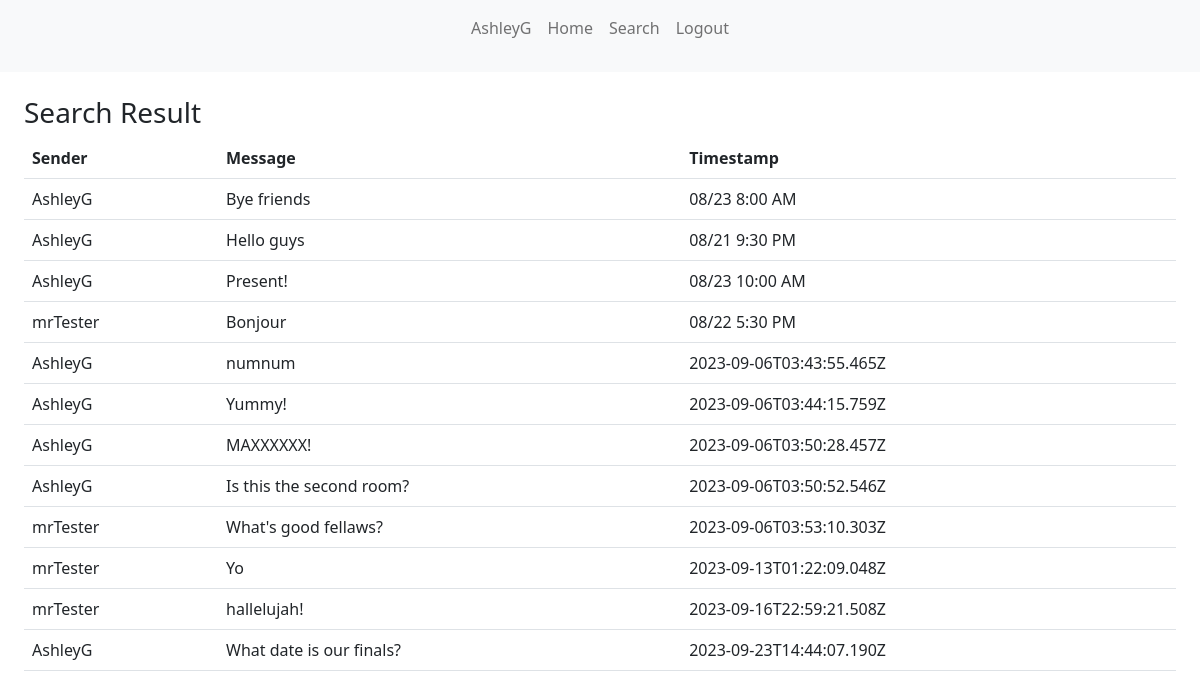
The app's page /frontend/searchResult.php (signed in) with its own data.
### tables this page shows
CREATE TABLE `messages` (
  `id` bigint NOT NULL AUTO_INCREMENT,
  `rName` varchar(20) NOT NULL,
  `sender` varchar(25) NOT NULL,
  `dt` varchar(30) NOT NULL,
  `content` varchar(255) NOT NULL,
  PRIMARY KEY (`id`),
  KEY `sender` (`sender`),
  CONSTRAINT `messages_ibfk_1` FOREIGN KEY (`sender`) REFERENCES `users` (`username`)
);

### frontend/searchResult.php (the view, shortened to what this page needs)
<?php
if (isset($_SESSION['username'])) { ?>
<!DOCTYPE html>
<html lang="en">
<head>
    <link href="https://cdn.jsdelivr.net/npm/bootstrap@5.2.3/dist/css/bootstrap.min.css" rel="stylesheet">
</head>
<body>
    <nav class="navbar navbar-expand-lg navbar-light bg-light">
        <div class="container justify-content-center">
            <ul class="navbar-nav">
                <li class="nav-item">
                    <?php $username = $_SESSION['username']; echo "<p class=\"nav-link\">$username</p>"; ?>
                </li>
                <li class="nav-item">
                    <a class="nav-link" href="home.php">Home</a>
                </li>
                <li class="nav-item">
                    <a class="nav-link" href="search.php">Search</a>
                </li>
                <li class="nav-item">
                    <a class="nav-link" href="logout.php">Logout</a>
                </li>
            </ul>
        </div>
    </nav>
    <div class="container-fluid p-4">
        <h3>Search Result</h3>
        <?php
        include '../backend/db_connection.php';
        $st = $_POST['searchTerm'];
        $sql = "select * from messages where content LIKE'%$st%';";
        $res = $conn->query($sql);
        $nRows = mysqli_num_rows($res);
        if ($nRows < 1) {
            echo '<p>No result was found.</p>';
        } else {
            $n = 0;
            echo "<table class='table'>
            <tr><th>Sender</th><th>Message</th><th>Timestamp</th></tr>";
            while ($n < $nRows) {
                $row = mysqli_fetch_assoc($res);
                $sender = $row['sender'];
                $message = $row['content'];
                $dt = $row['dt'];
                echo "<tr><td>$sender</td><td>$message</td><td>$dt</td></tr>";
                $n = $n + 1;
            }
            echo "</table>";
        }
        ?>
    </div>
</body>
</html>
<?php } else {
    header("location: index.php");
}
?>

### records on screen
messages: sender "AshleyG", content "Bye friends", dt "08/23 8:00 AM"
messages: sender "AshleyG", content "Hello guys", dt "08/21 9:30 PM"
messages: sender "AshleyG", content "Present!", dt "08/23 10:00 AM"
messages: sender "mrTester", content "Bonjour", dt "08/22 5:30 PM"
messages: sender "AshleyG", content "numnum", dt "2023-09-06T03:43:55.465Z"
messages: sender "AshleyG", content "Yummy!", dt "2023-09-06T03:44:15.759Z"
messages: sender "AshleyG", content "MAXXXXXX!", dt "2023-09-06T03:50:28.457Z"
messages: sender "AshleyG", content "Is this the second room?", dt "2023-09-06T03:50:52.546Z"
messages: sender "mrTester", content "What's good fellaws?", dt "2023-09-06T03:53:10.303Z"
messages: sender "mrTester", content "Yo", dt "2023-09-13T01:22:09.048Z"
messages: sender "mrTester", content "hallelujah!", dt "2023-09-16T22:59:21.508Z"
messages: sender "AshleyG", content "What date is our finals?", dt "2023-09-23T14:44:07.190Z"

### other values on screen
$username "AshleyG"
